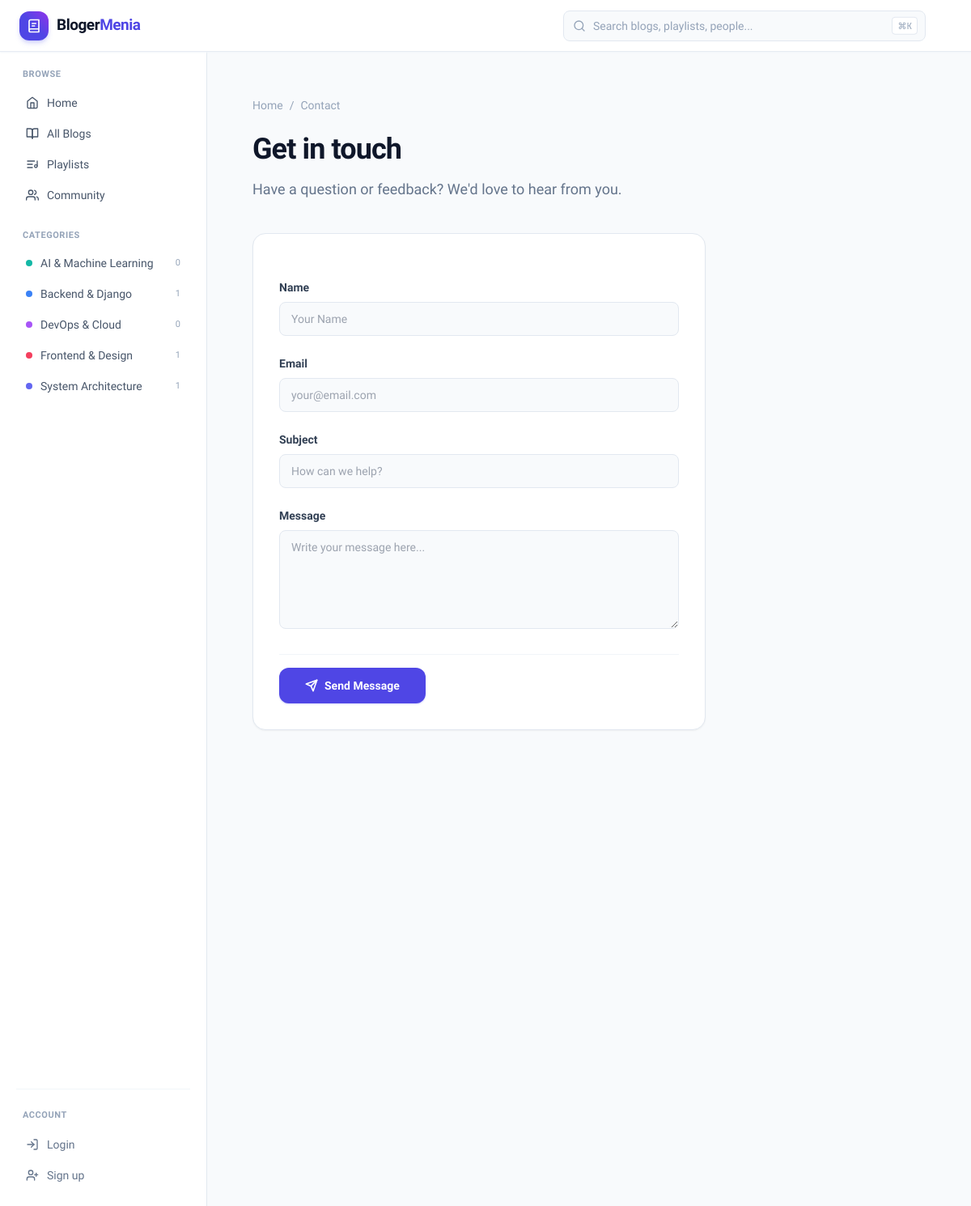
Page /contact/ on the committed database.
### blog/models.py (models this page shows, shortened)
class Category(models.Model):
    name = models.CharField(max_length=100, unique=True)
    slug = models.SlugField(unique=True, blank=True)
    color = models.CharField(max_length=20, default='blue', choices=[(k, k) for k in CATEGORY_COLORS])
    class Meta:
        verbose_name_plural = "Categories"
        ordering = ['name']

### blog/views/home_views.py (the view, shortened to what this page needs)
# urls.py: path('contact/', ContactView.as_view(), name='contact'),
class ContactView(CreateView):
    model = ContactEntry
    form_class = ContactForm
    template_name = 'blog/contact.html'

### blogermenia/context_processors.py (called while the page is built)
def global_context(request):
    return {
        'all_categories': Category.objects.all(),
    }

### blog/templates/blog/contact.html (shortened to what this page needs)
{% extends "base.html" %}
{% block content %}
{% include "partials/header.html" %}
{% include "partials/sidebar.html" with active="contact" %}
<main class="pt-16 lg:pl-64 min-h-screen bg-slate-50">
  <div class="max-w-2xl px-8 sm:px-14 py-14">
    <div class="flex items-center gap-2 text-sm text-slate-400 mb-6">
      <a href="{% url 'home' %}" class="hover:text-slate-600 transition-colors">Home</a>
      <span>/</span>
      <span>Contact</span>
    </div>
    <h1 class="text-4xl font-extrabold tracking-tight mb-4 text-slate-900">Get in touch</h1>
    <p class="text-slate-500 mb-10 text-lg">Have a question or feedback? We'd love to hear from you.</p>
    <div class="bg-white border border-slate-200 rounded-2xl p-8 shadow-sm">
      <form method="post" class="space-y-6">
        {% for field in form %}
        <div>
          <label for="{{ field.id_for_label }}" class="block text-sm font-semibold text-slate-700 mb-2">{{ field.label }}</label>
          {{ field }}
        </div>
        {% endfor %}
        <div class="pt-4 border-t border-slate-100">
          <button type="submit" class="w-full sm:w-auto inline-flex justify-center items-center gap-2 bg-brand-600 hover:bg-brand-700 text-white font-semibold text-sm px-8 py-3 rounded-xl transition-colors shadow-sm shadow-brand-500/30">
            <svg xmlns="http://www.w3.org/2000/svg" width="16" height="16" viewBox="0 0 24 24" fill="none" stroke="currentColor" stroke-width="2.5" stroke-linecap="round" stroke-linejoin="round" class="lucide lucide-send"><line x1="22" x2="11" y1="2" y2="13"/><polygon points="22 2 15 22 11 13 2 9 22 2"/></svg>
            Send Message
          </button>
        </div>
      </form>
    </div>
  </div>
</main>
{% endblock %}

### blogermenia/templates/partials/sidebar.html (shortened to what this page needs)
<aside class="fixed top-16 left-0 bottom-0 w-64 border-r border-slate-200 bg-white overflow-y-auto hidden lg:block">
  <nav class="p-5 flex flex-col gap-6 h-full">
    <div>
      <p class="text-[11px] font-semibold tracking-wider text-slate-400 mb-2 px-2">BROWSE</p>
      <ul class="flex flex-col gap-0.5">
        <li>
          <a href="{% url 'home' %}" class="flex items-center gap-2.5 px-3 py-2 rounded-lg font-medium text-sm transition-colors {% if active == 'home' %}bg-brand-50 text-brand-700{% else %}text-slate-600 hover:bg-slate-50 hover:text-slate-900{% endif %}">
            <svg width="16" height="16" viewBox="0 0 24 24" fill="none" stroke="currentColor" stroke-width="2" stroke-linecap="round" stroke-linejoin="round"><path d="m3 9 9-7 9 7v11a2 2 0 0 1-2 2H5a2 2 0 0 1-2-2z"/><polyline points="9 22 9 12 15 12 15 22"/></svg>
            Home
          </a>
        </li>
        <li>
          <a href="{% url 'blog_list' %}" class="flex items-center gap-2.5 px-3 py-2 rounded-lg font-medium text-sm transition-colors {% if active == 'blog_list' %}bg-brand-50 text-brand-700{% else %}text-slate-600 hover:bg-slate-50 hover:text-slate-900{% endif %}">
            <svg width="16" height="16" viewBox="0 0 24 24" fill="none" stroke="currentColor" stroke-width="2" stroke-linecap="round" stroke-linejoin="round"><path d="M2 3h6a4 4 0 0 1 4 4v14a3 3 0 0 0-3-3H2z"/><path d="M22 3h-6a4 4 0 0 0-4 4v14a3 3 0 0 1 3-3h7z"/></svg>
            All Blogs
          </a>
        </li>
        <li>
          <a href="{% url 'playlist_list' %}" class="flex items-center gap-2.5 px-3 py-2 rounded-lg font-medium text-sm transition-colors {% if active == 'playlists' %}bg-brand-50 text-brand-700{% else %}text-slate-600 hover:bg-slate-50 hover:text-slate-900{% endif %}">
            <svg width="16" height="16" viewBox="0 0 24 24" fill="none" stroke="currentColor" stroke-width="2" stroke-linecap="round" stroke-linejoin="round"><path d="M21 15V6"/><path d="M18.5 18a2.5 2.5 0 1 0 0-5 2.5 2.5 0 0 0 0 5Z"/><path d="M12 12H3"/><path d="M16 6H3"/><path d="M12 18H3"/></svg>
            Playlists
          </a>
        </li>
        <li>
          <a href="{% url 'user_list' %}" class="flex items-center gap-2.5 px-3 py-2 rounded-lg font-medium text-sm transition-colors {% if active == 'community' %}bg-brand-50 text-brand-700{% else %}text-slate-600 hover:bg-slate-50 hover:text-slate-900{% endif %}">
            <svg width="16" height="16" viewBox="0 0 24 24" fill="none" stroke="currentColor" stroke-width="2" stroke-linecap="round" stroke-linejoin="round"><path d="M17 21v-2a4 4 0 0 0-4-4H5a4 4 0 0 0-4 4v2"/><circle cx="9" cy="7" r="4"/><path d="M23 21v-2a4 4 0 0 0-3-3.87"/><path d="M16 3.13a4 4 0 0 1 0 7.75"/></svg>
            Community
          </a>
        </li>
      </ul>
    </div>
    {% if all_categories %}
    <div>
      <p class="text-[11px] font-semibold tracking-wider text-slate-400 mb-2 px-2">CATEGORIES</p>
      <ul class="flex flex-col gap-0.5">
        {% for cat in all_categories %}
        <li>
          <a href="{% url 'blog_list' %}?category={{ cat.slug }}" class="flex items-center gap-2.5 px-3 py-2 rounded-lg font-medium text-sm transition-colors {% if active_category == cat.slug %}bg-brand-50 text-brand-700{% else %}text-slate-600 hover:bg-slate-50 hover:text-slate-900{% endif %}">
            <span class="w-2 h-2 rounded-full
              {% if cat.color == 'blue' %}bg-blue-500
              {% elif cat.color == 'rose' %}bg-rose-500
              {% elif cat.color == 'amber' %}bg-amber-500
              {% elif cat.color == 'purple' %}bg-purple-500
              {% elif cat.color == 'teal' %}bg-teal-500
              {% else %}bg-indigo-500{% endif %}"></span>
            {{ cat.name }}
            <span class="ml-auto text-[11px] text-slate-400">{{ cat.blogs.count }}</span>
          </a>
        </li>
        {% endfor %}
      </ul>
    </div>
    {% endif %}
    <div class="mt-auto pt-6 border-t border-slate-100 flex flex-col gap-0.5">
      <p class="text-[11px] font-semibold tracking-wider text-slate-400 mb-2 px-2">ACCOUNT</p>
      {% if user.is_authenticated %}
      <a href="{% url 'user_profile' user.username %}" class="flex items-center gap-2.5 px-3 py-2 rounded-lg font-medium text-sm transition-colors {% if active == 'profile' %}bg-brand-50 text-brand-700{% else %}text-slate-600 hover:bg-slate-50 hover:text-slate-900{% endif %}">
        <svg width="16" height="16" viewBox="0 0 24 24" fill="none" stroke="currentColor" stroke-width="2" stroke-linecap="round" stroke-linejoin="round"><path d="M20 21v-2a4 4 0 0 0-4-4H8a4 4 0 0 0-4 4v2"/><circle cx="12" cy="7" r="4"/></svg>
        My Profile
      </a>
      <form method="post" action="{% url 'account_logout' %}">
        {% csrf_token %}
        <button type="submit" class="flex w-full items-center gap-2.5 px-3 py-2 rounded-lg text-slate-500 hover:bg-slate-50 hover:text-slate-900 font-medium text-sm transition-colors">
          <svg width="16" height="16" viewBox="0 0 24 24" fill="none" stroke="currentColor" stroke-width="2" stroke-linecap="round" stroke-linejoin="round"><path d="M9 21H5a2 2 0 0 1-2-2V5a2 2 0 0 1 2-2h4"/><polyline points="16 17 21 12 16 7"/><line x1="21" y1="12" x2="9" y2="12"/></svg>
          Log out
        </button>
      </form>
      {% else %}
      <a href="{% url 'account_login' %}" class="flex items-center gap-2.5 px-3 py-2 rounded-lg text-slate-500 hover:bg-slate-50 hover:text-slate-900 font-medium text-sm transition-colors">
        <svg width="16" height="16" viewBox="0 0 24 24" fill="none" stroke="currentColor" stroke-width="2" stroke-linecap="round" stroke-linejoin="round"><path d="M15 3h4a2 2 0 0 1 2 2v14a2 2 0 0 1-2 2h-4"/><polyline points="10 17 15 12 10 7"/><line x1="15" y1="12" x2="3" y2="12"/></svg>
        Login
      </a>
      <a href="{% url 'account_signup' %}" class="flex items-center gap-2.5 px-3 py-2 rounded-lg text-slate-500 hover:bg-slate-50 hover:text-slate-900 font-medium text-sm transition-colors">
        <svg width="16" height="16" viewBox="0 0 24 24" fill="none" stroke="currentColor" stroke-width="2" stroke-linecap="round" stroke-linejoin="round"><path d="M16 21v-2a4 4 0 0 0-4-4H6a4 4 0 0 0-4 4v2"/><circle cx="9" cy="7" r="4"/><line x1="19" y1="8" x2="19" y2="14"/><line x1="22" y1="11" x2="16" y2="11"/></svg>
        Sign up
      </a>
      {% endif %}
    </div>
  </nav>
</aside>

### blogermenia/templates/base.html (style rules this page uses)
body { font-family: 'Plus Jakarta Sans', sans-serif; }

### rows in the picture
Category: name "AI & Machine Learning", blogs.count "0"
Category: name "Backend & Django", blogs.count "1"
Category: name "DevOps & Cloud", blogs.count "0"
Category: name "Frontend & Design", blogs.count "1"
Category: name "System Architecture", blogs.count "1"

### other values in the picture
{{ field.label }} "Name" "Email" "Subject" "Message"
